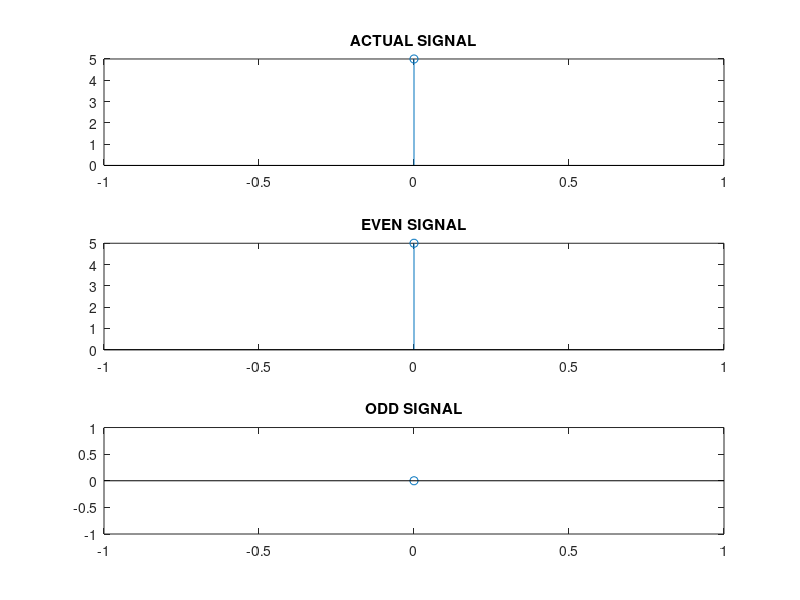

This chart was generated by the following MATLAB code:
clc;
clear all;
close all;
x=input("enter the values");
n=0:length(x)-1;
n1=(1-length(x))*0.5:(length(x)-1)*0.5;
y=flip(x);
x_e=(x+y)*0.5;
x_o=(x-y)*0.5;
subplot(311)
stem(n1,x);
title('ACTUAL SIGNAL');
subplot(312)
stem(n1,x_e);
title('EVEN SIGNAL');
subplot(313)
stem(n1,x_o);
title('ODD SIGNAL');